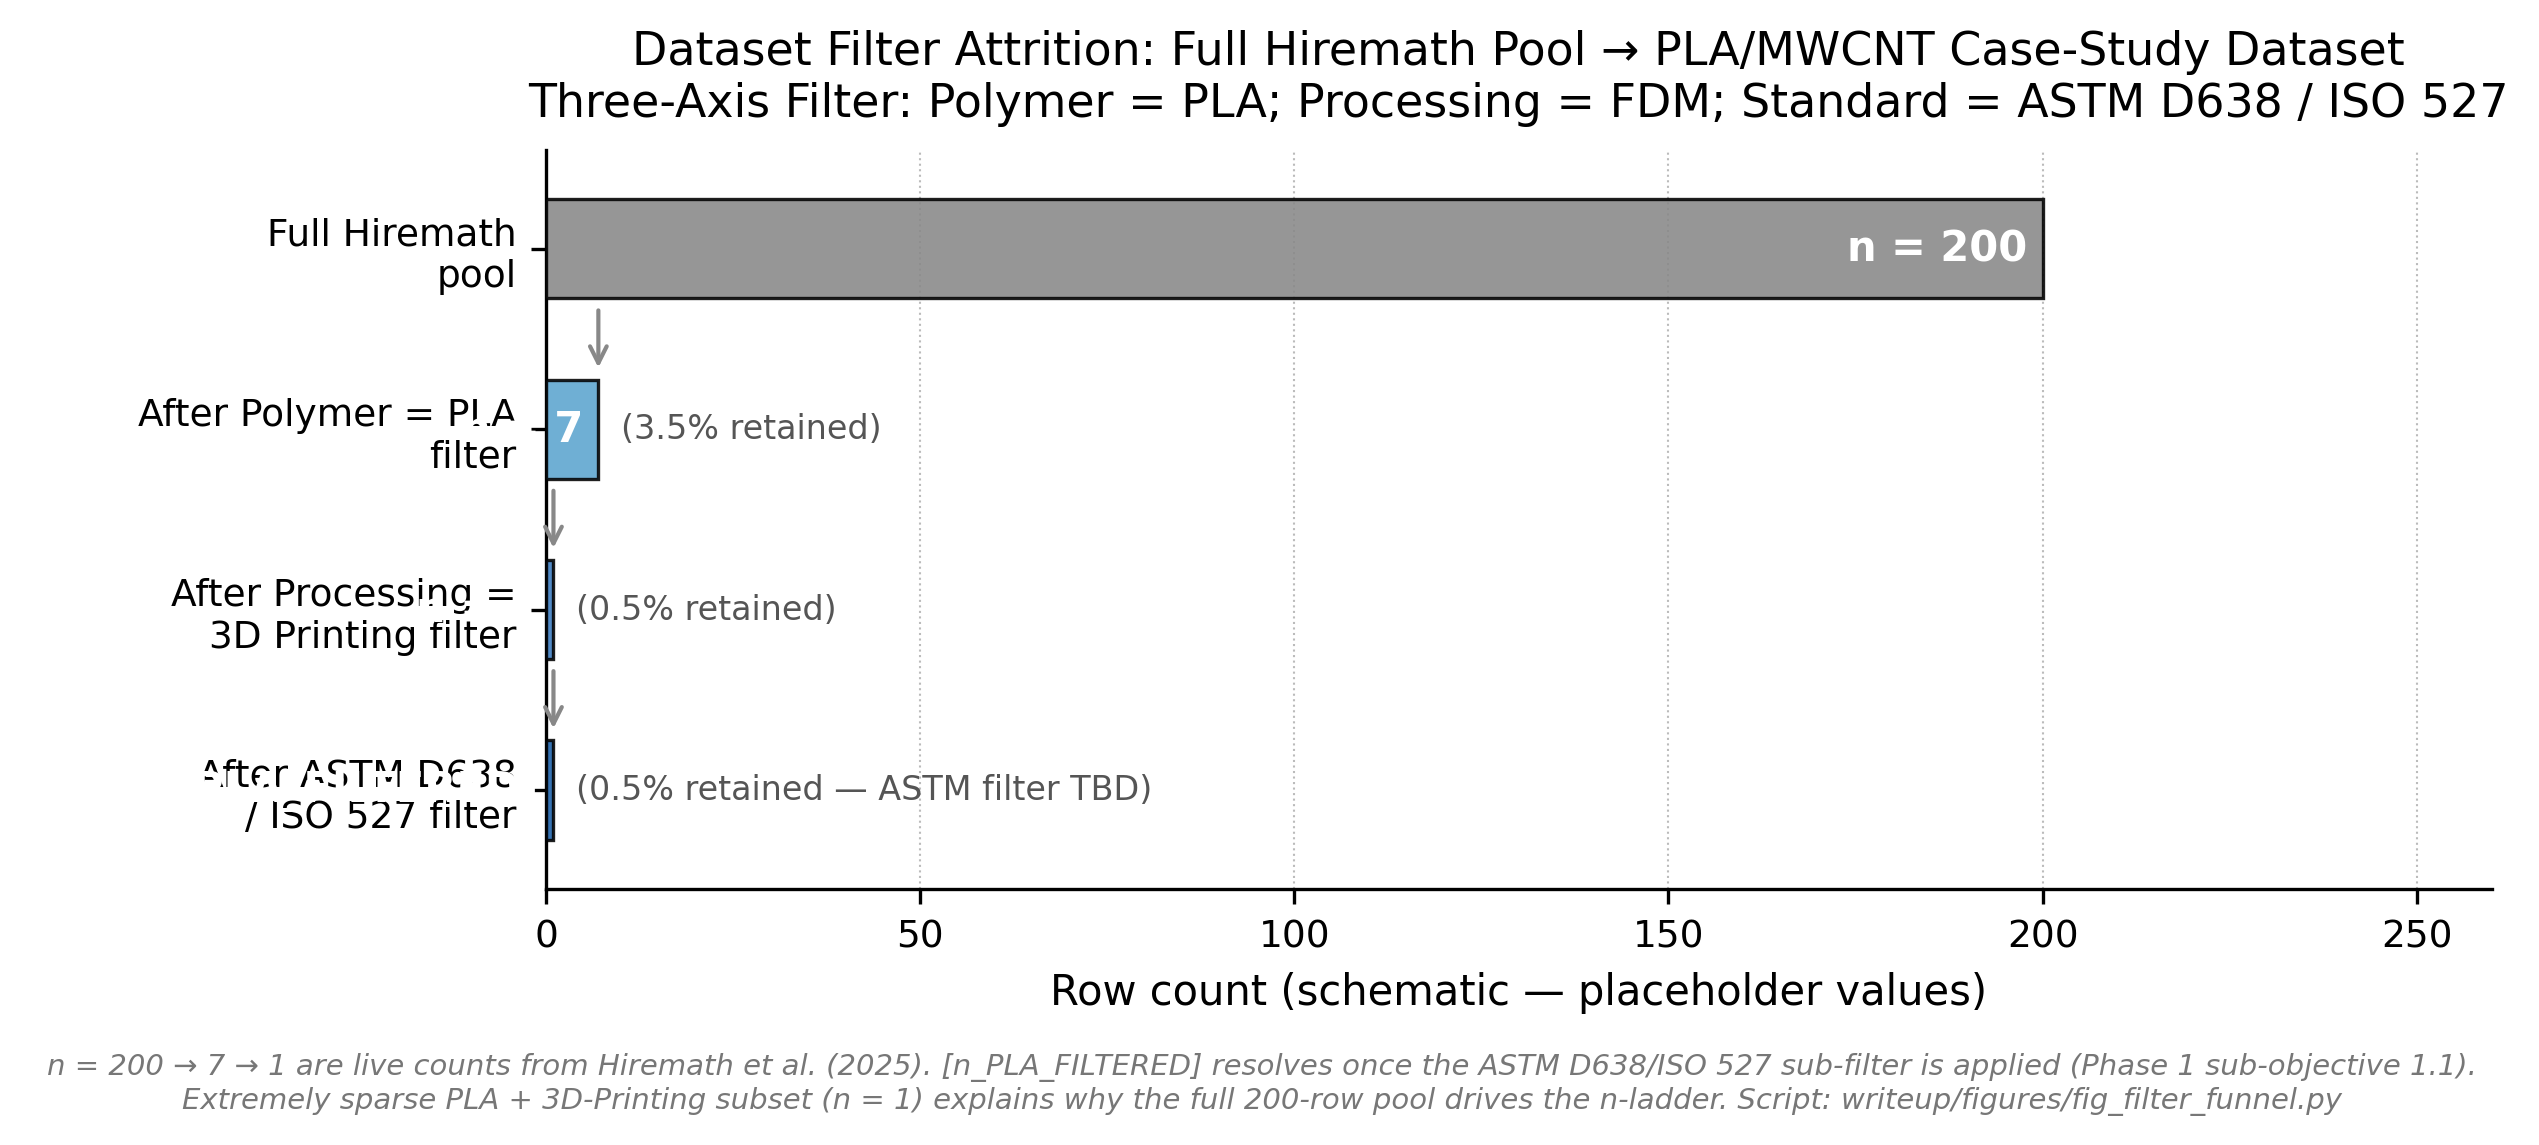

This chart was generated by the following Python code:
"""
F4 — Data Filter Funnel (Ch3 §3.1 after sub-objective 1.1)
Horizontal waterfall chart showing row attrition through three filters.
Placeholders used until EDA notebook confirms exact row counts.
Output: fig_filter_funnel.png
"""
import numpy as np
import matplotlib.pyplot as plt
import matplotlib.patches as mpatches

# ── Data (placeholders) ───────────────────────────────────────────────────────
stages = [
    'Full Hiremath\npool',
    'After Polymer = PLA\nfilter',
    'After Processing =\n3D Printing filter',
    'After ASTM D638\n/ ISO 527 filter',
]
n_vals = [200, 7, 1, '[n_PLA_FILTERED]']

# Bar widths scaled to actual row counts; last bar is placeholder
bar_widths = [200, 7, 1, 1]   # n=1 after 3D Printing; ASTM filter TBD

COLORS = ['#888888', '#5BA4CF', '#3A7ABF', '#1A5FA8']

fig, ax = plt.subplots(figsize=(8.5, 3.8))

bar_height = 0.55
y_positions = list(range(len(stages)))[::-1]   # top-to-bottom

for i, (stage, n, w, col, y) in enumerate(
        zip(stages, n_vals, bar_widths, COLORS, y_positions)):

    ax.barh(y, w, height=bar_height, color=col, alpha=0.88,
            edgecolor='black', linewidth=0.8, zorder=3)

    # n label inside bar (right-aligned)
    label_str = f'n = {n}'
    ax.text(w - 2, y, label_str, va='center', ha='right',
            fontsize=10, color='white', fontweight='bold', zorder=4)

    # % retained label outside bar
    if i > 0:
        pct_val = round(bar_widths[i] / bar_widths[0] * 100, 1)
        suffix  = ' — ASTM filter TBD' if isinstance(n, str) else ''
        pct = f'({pct_val}% retained{suffix})'
        ax.text(w + 3, y, pct, va='center', ha='left',
                fontsize=8, color='#555555', zorder=4)

# Drop arrows between bars
for i in range(len(stages) - 1):
    x_tip = bar_widths[i + 1]
    y_lo  = y_positions[i] - bar_height / 2
    y_hi  = y_positions[i + 1] + bar_height / 2
    ax.annotate('', xy=(x_tip, y_hi + 0.02),
                xytext=(x_tip, y_lo - 0.02),
                arrowprops=dict(arrowstyle='->', color='#888888', lw=1.0))

ax.set_yticks(y_positions)
ax.set_yticklabels(stages, fontsize=10)
ax.set_xlabel('Row count (schematic — placeholder values)', fontsize=10)
ax.set_xlim(0, 260)
ax.set_ylim(-0.55, len(stages) - 0.45)
ax.grid(True, axis='x', linestyle=':', linewidth=0.5, color='#BBBBBB', zorder=0)
ax.spines[['top', 'right']].set_visible(False)
ax.spines[['bottom', 'left']].set_color('black')
ax.tick_params(labelsize=9)

ax.set_title('Dataset Filter Attrition: Full Hiremath Pool → PLA/MWCNT Case-Study Dataset\n'
             'Three-Axis Filter: Polymer = PLA; Processing = FDM; Standard = ASTM D638 / ISO 527',
             fontsize=11, pad=8)

fig.text(0.5, 0.01,
         'n = 200 → 7 → 1 are live counts from Hiremath et al. (2025). '
         '[n_PLA_FILTERED] resolves once the ASTM D638/ISO 527 sub-filter is applied (Phase 1 sub-objective 1.1).\n'
         'Extremely sparse PLA + 3D-Printing subset (n = 1) explains why the full 200-row pool drives the n-ladder. '
         'Script: writeup/figures/fig_filter_funnel.py',
         ha='center', va='bottom', fontsize=7, style='italic', color='#777777')

plt.tight_layout(rect=[0, 0.06, 1, 1])
out = __file__.replace('.py', '.png')
plt.savefig(out, dpi=300, bbox_inches='tight')
plt.close()
print(f'Saved: {out}')
